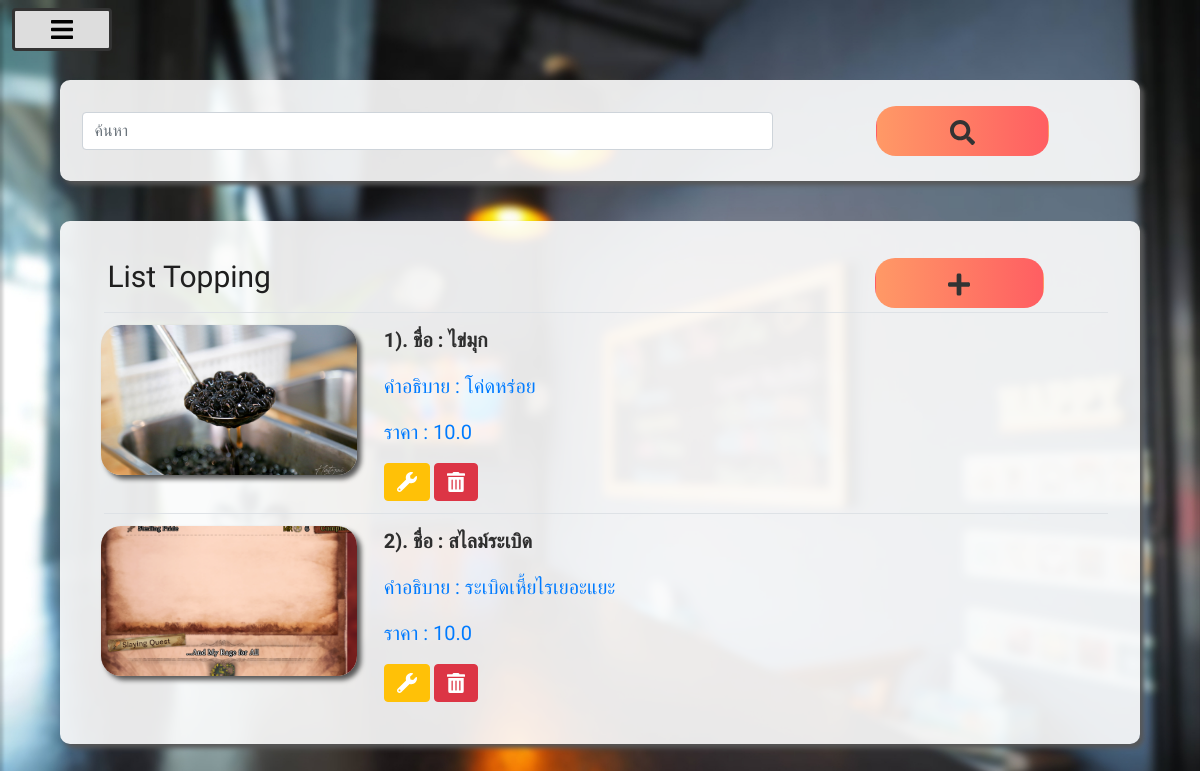
The app's page /managements/list_option/ (signed in), older data.
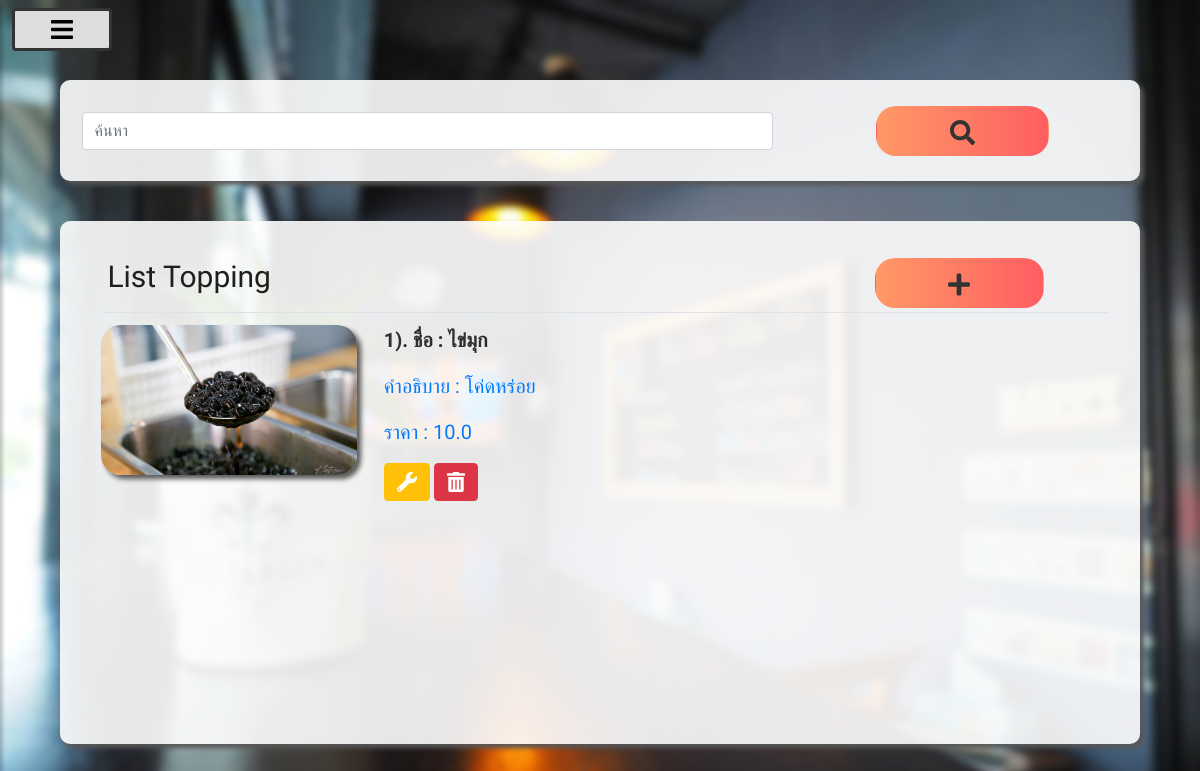
The same page, newer data.
### product/models.py (models this page shows)
class Option(models.Model):
    picture = models.ImageField(default='Option/default.png',upload_to='Option/',null=True,blank=True)
    option_name = models.CharField(max_length=50)
    description = models.CharField(max_length=255)
    price = models.FloatField()
    useable_status = models.BooleanField(default=True)

### managements/views.py (the view)
# urls.py: path('list_option/', views.list_option, name='list_option'),
@login_required
def list_option(request):
    option = Option.objects.all()
    search = request.GET.get('search','')
    option = Option.objects.filter(option_name__icontains=search)
    context = {
        'option' : option
    }
    return render(request, 'managements/list_option.html', context)

### managements/templates/managements/list_option.html (shortened to what this page needs)
{% extends "base.html" %} {% block content %}  {% load static %}
<div class="container listall">
    <div class="list col-12" style="margin-bottom: 5vh; margin-top: 1vh;">
        <form class="form-inline" method="GET" action="{% url 'list_option'%}">
            <input type="text" class="form-control col-lg-8 col-6" id="search" name="search" placeholder="ค้นหา">
            <button class="btn bottoncolor78 col-4 col-lg-2" type="submit" style="margin-right:0px;">
                <img style="height:25px; filter: invert(0.2);" src="{% static 'search-solid.svg' %}">
            </button>
        </form>
    </div>
    <div class="col-12 list_r">
        <label class="titlelist col-lg-8 col-6">List Topping</label>
        <a class="btn bottoncolor78 col-lg-2 col-4" href="{% url 'add_option' %}">
            <img style="height: 25px; filter: invert(0.2);" src="{% static 'plus-solid.svg' %}">
        </a>
        <div class="alltable">
            <div class="listbody">
                <table class="table tablebo" style="margin-left: 1vw;">
                    {% for di in option%}
                    <tr><td><div class="row ">
                        <div class="titledrink col-3" style="background-image: url('..{{ di.picture.url }}');"></div>
                                <div class="col-8" style="margin-left: 1vw;">
                                    <p style="font-weight: bold;">{{ forloop.counter }}). ชื่อ : {{di.option_name}}</p>
                                    <p class="text-primary">คำอธิบาย : {{di.description}}</p>
                                    <p class="text-primary">ราคา : {{di.price}}</p>
                                    <a href="{% url 'edit_option' di.id %}" class="btn btn-warning text-white">
                                        <img style="height:20px; filter: invert(1);" src="{% static 'wrench-solid.svg' %}">
                                    </a>
                                    <a href="{% url 'delete_option' di.id %}" class="btn btn-danger text-white">
                                        <img style="height:20px; filter: invert(1);" src="{% static 'trash-alt-solid.svg' %}">
                                    </a>
                                </div>
                        </div>
                        </td>
                    </tr>
                    {% endfor %}
                </table>
            </div>
        </div>
    </div>
</div>
{% endblock content %}

Row changes from the older to the newer data that the page shows:
removed Option: picture (picture), option_name "สไลม์ระเบิด", description "ระเบิดเหี้ยไรเยอะแยะ", price "10.0"
